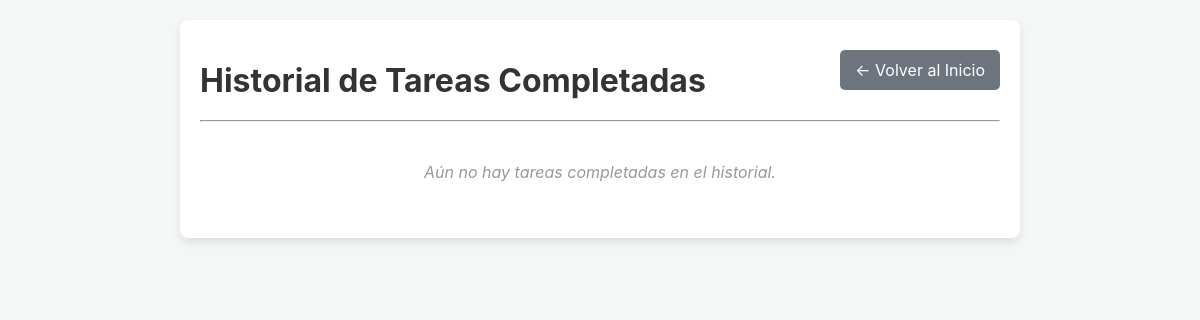
The page /historial-notas/ (signed in) on the database as committed earlier.
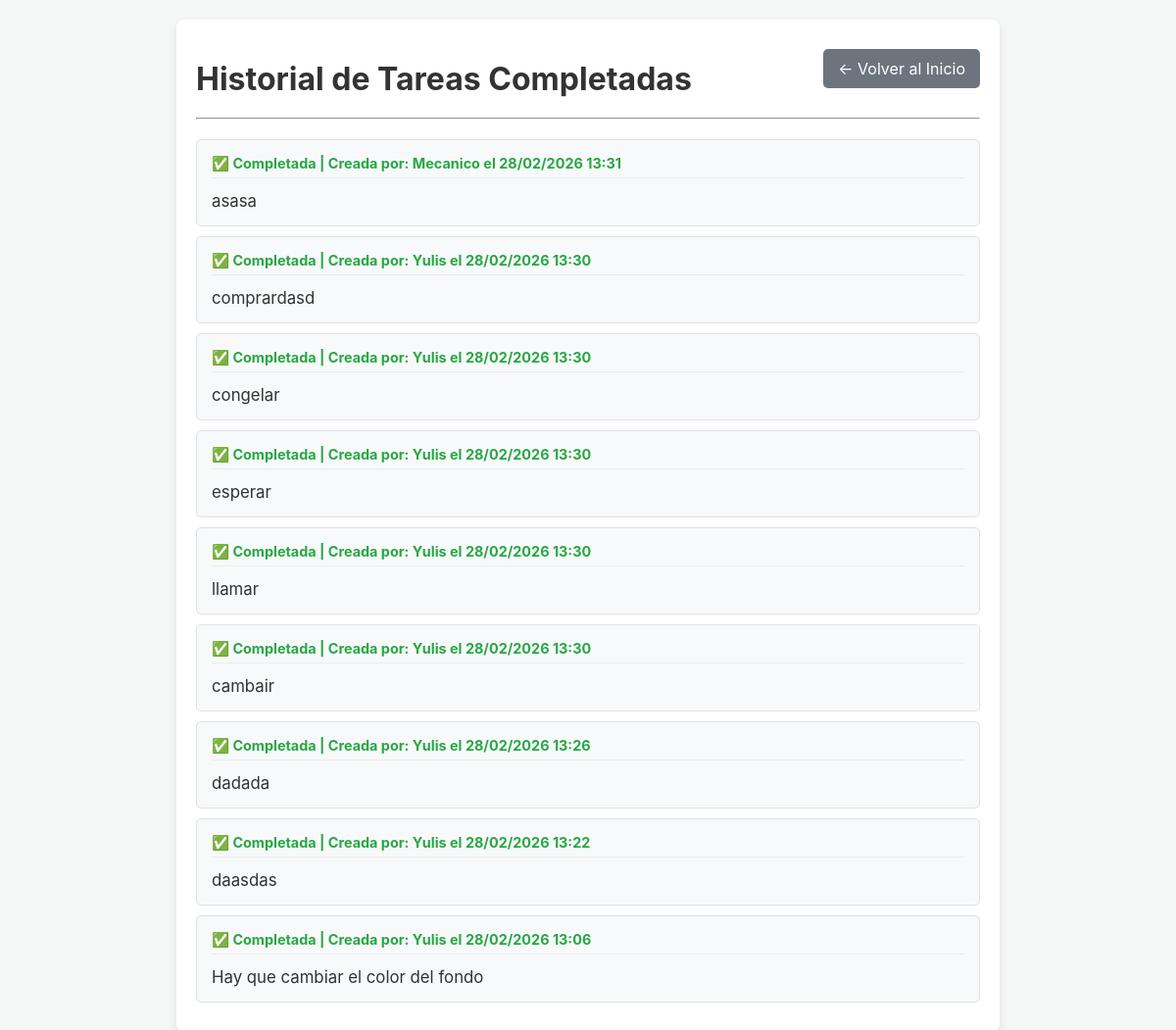
The same page on the database as committed later.
### taller/models.py (models this page shows, shortened)
class NotaTablon(models.Model):
    autor = models.ForeignKey(User, on_delete=models.CASCADE)
    texto = models.TextField()
    fecha_creacion = models.DateTimeField(auto_now_add=True)
    completada = models.BooleanField(default=False) # <-- NUEVO CAMPO

### taller/views.py (the view)
# urls.py: path('historial-notas/', views.historial_notas, name='historial_notas'),
@login_required
def historial_notas(request):
    notas = NotaTablon.objects.filter(completada=True).order_by('-fecha_creacion')
    return render(request, 'taller/historial_notas.html', {'notas': notas})

### taller/templates/taller/historial_notas.html (shortened to what this page needs)
<!DOCTYPE html>
{% load static %}
<html lang="es">
<head>
    <link rel="stylesheet" href="{% static 'taller/css/main.css' %}">
    <link rel="stylesheet" href="{% static 'taller/css/responsive.css' %}">
</head>
<body>
    <div class="container" style="max-width: 800px;">
        <div class="header">
            <h1>Historial de Tareas Completadas</h1>
            <a href="{% url 'home' %}" class="back-btn">← Volver al Inicio</a>
        </div>
        <hr>
        <div style="margin-top: 20px;">
            {% for nota in notas %}
                <div class="nota-box">
                    <span class="nota-autor">✅ Completada | Creada por: {{ nota.autor.username|title }} el {{ nota.fecha_creacion|date:"d/m/Y H:i" }}</span>
                    <span style="font-size: 1.05em; display: block; padding-top: 5px;">{{ nota.texto }}</span>
                </div>
            {% empty %}
                <p style="text-align: center; color: #999; font-style: italic; padding: 20px;">Aún no hay tareas completadas en el historial.</p>
            {% endfor %}
        </div>
    </div>
</body>
</html>

### taller/static/taller/css/main.css (style rules this page uses)
body { font-family: -apple-system, BlinkMacSystemFont, "Segoe UI", Roboto, "Helvetica Neue", Arial, sans-serif; background-color: #f4f7f6; margin: 0; padding: 20px; }
h1, h2 { color: #333; }
.header { display: flex; justify-content: space-between; align-items: flex-start; flex-wrap: wrap; gap: 10px; margin-bottom: 20px; }
.header h1 { margin-bottom: 0; }
.back-btn { padding: 10px 15px; background-color: #6c757d; color: white; text-decoration: none; border-radius: 5px; align-self: center; }
.container { max-width: 1200px; margin: auto; background-color: #fff; padding: 20px; border-radius: 8px; box-shadow: 0 4px 8px rgba(0,0,0,0.1); }

### taller/templates/taller/historial_notas.html (style rules this page uses)
.nota-box { background: #f8f9fa; padding: 15px; border-radius: 5px; margin-bottom: 10px; border: 1px solid #dee2e6; color: #333; }
.nota-autor { font-weight: bold; color: #28a745; font-size: 0.9em; margin-bottom: 8px; display: block; border-bottom: 1px solid #e9ecef; padding-bottom: 5px; }

Rows that differ between the two databases and show on the page:
added NotaTablon: autor.username "Mecanico", fecha_creacion "28/02/2026 13:31", texto "asasa"
added NotaTablon: autor.username "Yulis", fecha_creacion "28/02/2026 13:30", texto "comprardasd"
added NotaTablon: autor.username "Yulis", fecha_creacion "28/02/2026 13:30", texto "congelar"
added NotaTablon: autor.username "Yulis", fecha_creacion "28/02/2026 13:30", texto "esperar"
added NotaTablon: autor.username "Yulis", fecha_creacion "28/02/2026 13:30", texto "llamar"
added NotaTablon: autor.username "Yulis", fecha_creacion "28/02/2026 13:30", texto "cambair"
added NotaTablon: autor.username "Yulis", fecha_creacion "28/02/2026 13:26", texto "dadada"
added NotaTablon: autor.username "Yulis", fecha_creacion "28/02/2026 13:22", texto "daasdas"
added NotaTablon: autor.username "Yulis", fecha_creacion "28/02/2026 13:06", texto "Hay que cambiar el color del fondo"
Other text that changed with them:
text no longer shown: "Aún no hay tareas completadas en el historial."
